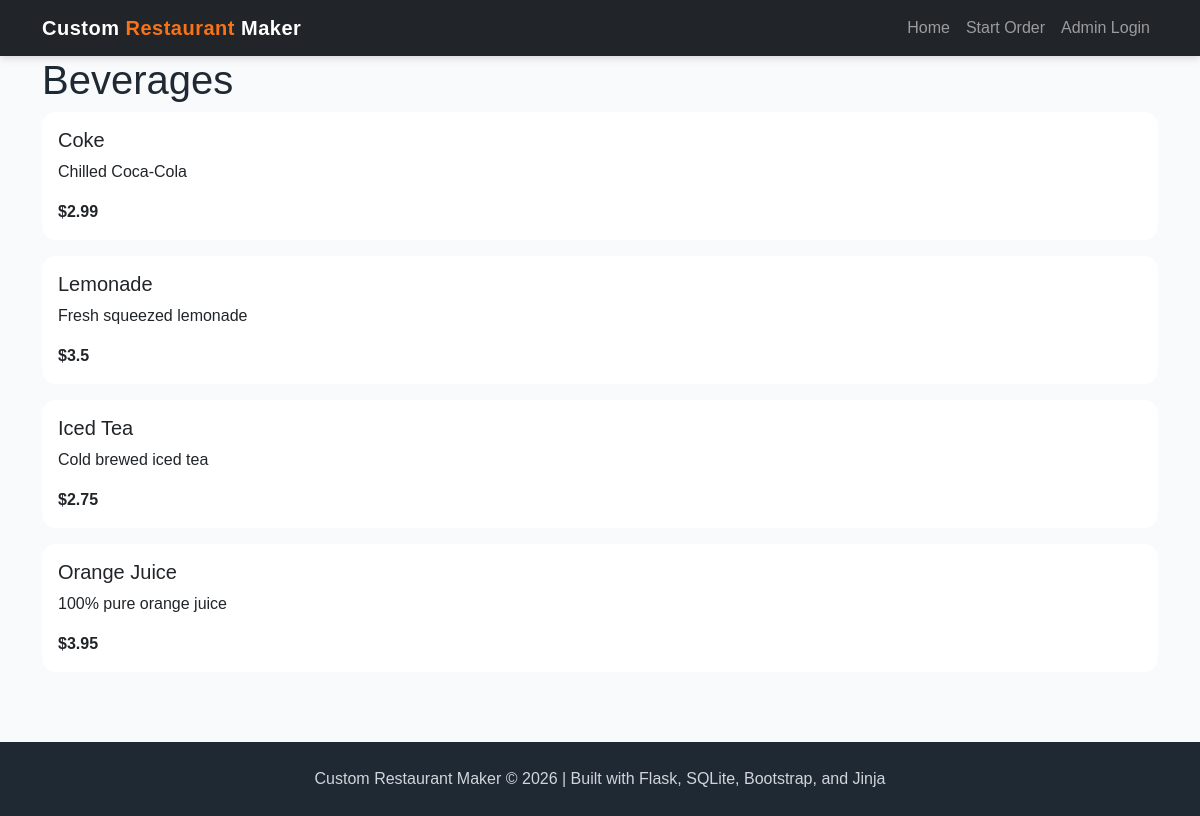
Page /beverages on the earlier database version.
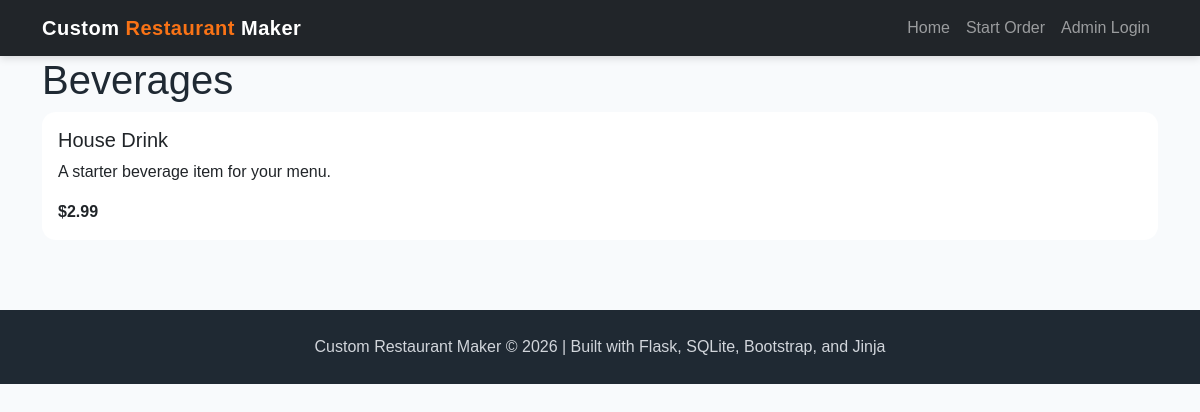
Same page on the later database version.
### tables this page shows
CREATE TABLE menu (
    menu_id INTEGER PRIMARY KEY AUTOINCREMENT,
    name TEXT NOT NULL,
    category TEXT NOT NULL,
    price REAL NOT NULL,
    description TEXT
, image_filename TEXT);

### app.py (the view)
@app.route('/beverages')
def beverages():
    conn = get_db()
    cur = conn.cursor()
    cur.execute("SELECT * FROM menu WHERE LOWER(category) = ?", ("beverages",))
    menu = cur.fetchall()
    conn.close()
    return render_template('beverages.html', menu=menu)

### app.py (called while the page is built)
def get_db():
    conn = sqlite3.connect("project4.db")
    conn.row_factory = sqlite3.Row
    return conn

### templates/beverages.html (shortened to what this page needs)
{% extends "base.html" %}
{% block content %}
<h1>Beverages</h1>
{% for item in menu %}
<div class="card mb-3">
    <div class="card-body">
        <h5>{{ item['name'] }}</h5>
        <p>
            {{ item['description'] }}
        </p>
        <strong>
            ${{ item['price'] }}
        </strong>
    </div>
</div>
{% endfor %}
{% endblock %}

Differences in the rows shown:
removed menu: name "Coke", description "Chilled Coca-Cola", price "2.99"
removed menu: name "Lemonade", description "Fresh squeezed lemonade", price "3.5"
removed menu: name "Iced Tea", description "Cold brewed iced tea", price "2.75"
removed menu: name "Orange Juice", description "100% pure orange juice", price "3.95"
added menu: name "House Drink", description "A starter beverage item for your menu.", price "2.99"
